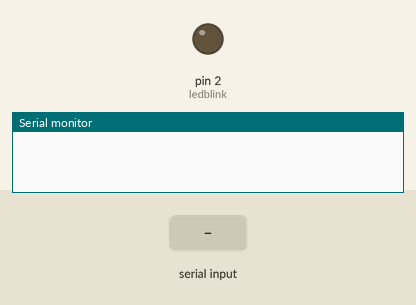
Simulated run of this sketch. Board: Arduino Uno, built for the host (arithmetic inside an expression is 32-bit, double 64-bit). On the bench: output pins drawn as LEDs (lit = HIGH), the last lines printed to the serial monitor. The inputs (shaded band) are chosen by the test bench.

Above: at 1.8 s.
1.9 s: "1" received over the second serial link
At 4.3 s:
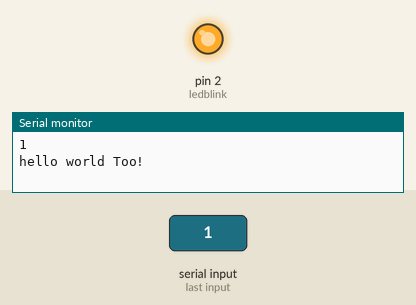
Timing chart, 0 to 10.4 s (numbered marks = the images above; inputs shaded):
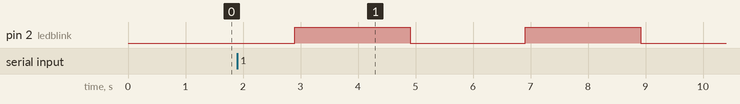

Measured:
- by itself, pin 2 (ledblink): alternates HIGH for 2.0 s and LOW for 2.0 s

The sketch:

Tool_SoftwareSerial_NodeMCU.ino
```cpp
#include <SoftwareSerial.h>
SoftwareSerial arduinoConnect (5, 4);

#include <Blynk.h>
BlynkTimer DataSendEvent;
BlynkTimer DataReadEvent;
BlynkTimer LEDBLINK;
String data;
void setup() {
  Serial.begin(115200);
  arduinoConnect.begin(115200);

  DataSendEvent.setInterval(2000L, dataSend);
  DataReadEvent.setInterval(1000L, dataRead);
  LEDBLINK.setInterval(2000L, ledblink);
}

void loop() {
  DataSendEvent.run();
  DataReadEvent.run();
  LEDBLINK.run();
}

void dataSend() {
  arduinoConnect.println("Hello world!");
  Serial.println("hello world Too!");
}

void dataRead(){
  data = arduinoConnect.readString();
  data.trim();
  Serial.println(data);
}

void ledblink(){
  pinMode(2, OUTPUT);
  digitalWrite(2, !digitalRead(2));
}
```
